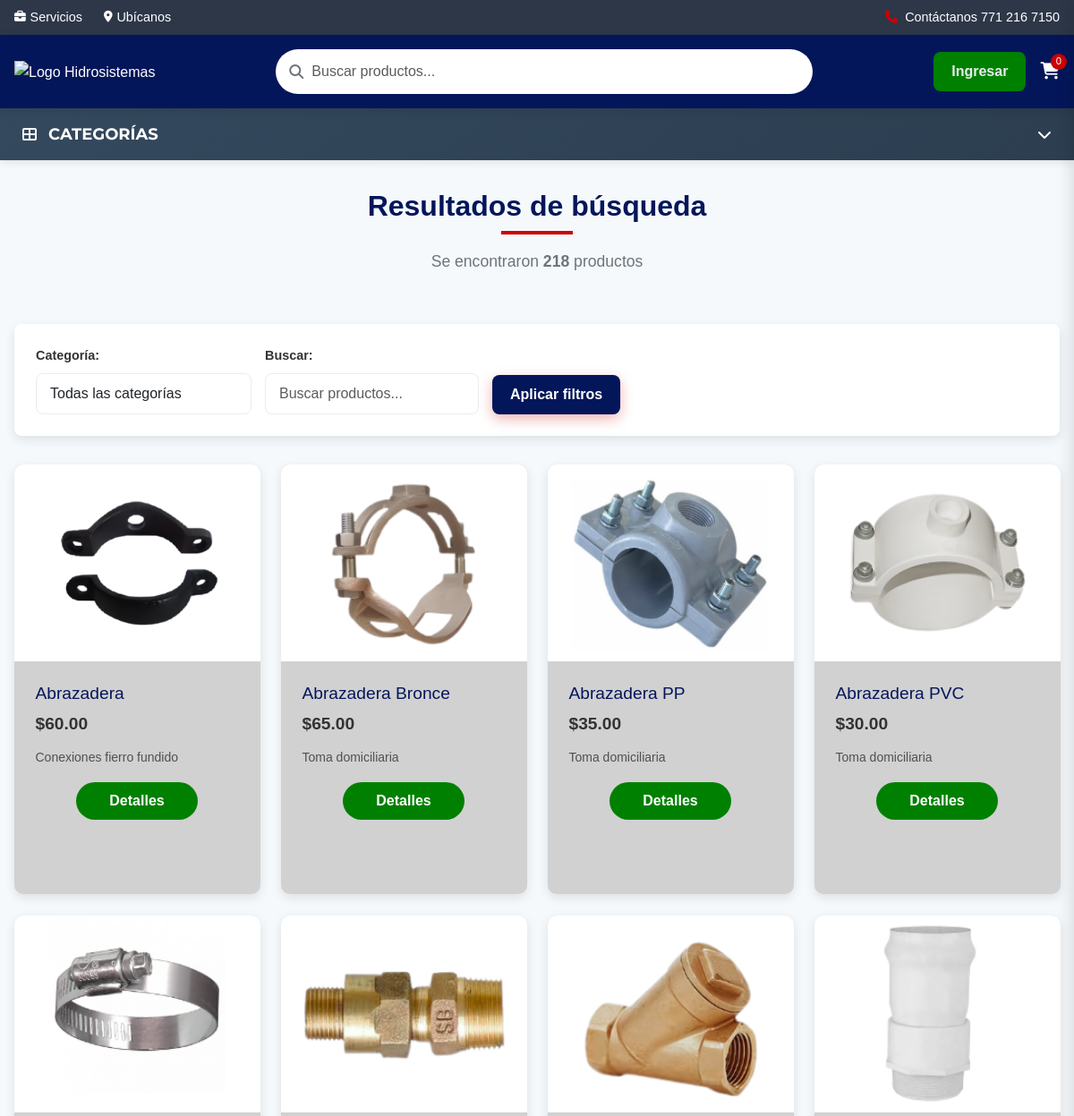
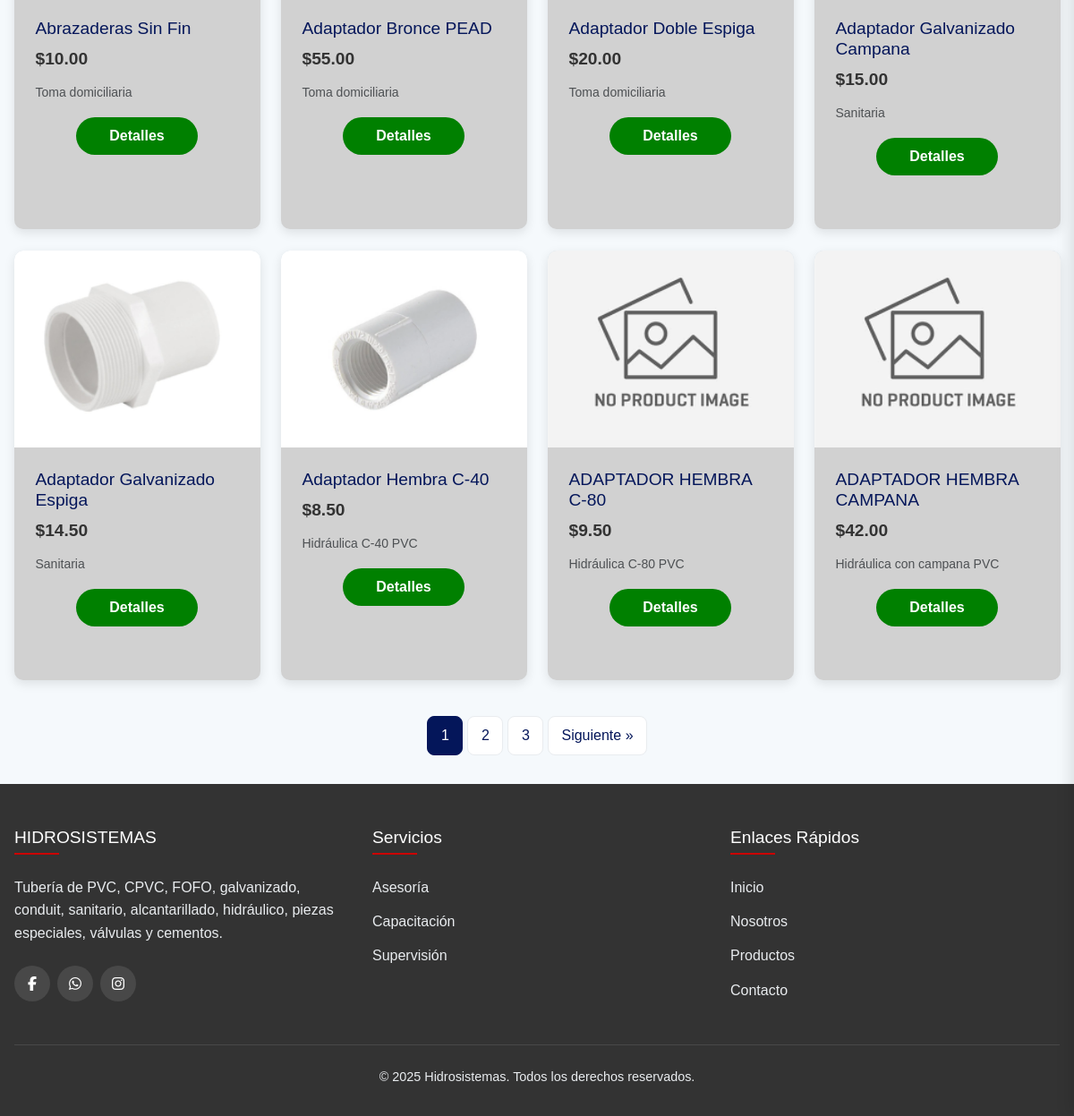
The page /busqueda.php on the database its author committed (2 pictures, top to bottom).
### tables this page shows
CREATE TABLE `productos` (
  `id` int(11) NOT NULL,
  `nombre` varchar(255) NOT NULL,
  `descripcion` text DEFAULT NULL,
  `tabla_med` text DEFAULT NULL,
  `especificaciones` text DEFAULT NULL,
  `precio` decimal(10,2) NOT NULL,
  `stock` int(11) DEFAULT 0,
  `imagen` varchar(255) DEFAULT NULL,
  `categoria_id` int(11) NOT NULL,
  `requiere_medidas` tinyint(1) DEFAULT 0,
  `activo` tinyint(1) DEFAULT 1,
  `created_at` timestamp NOT NULL DEFAULT current_timestamp(),
  `updated_at` timestamp NOT NULL DEFAULT current_timestamp() ON UPDATE current_timestamp(),
  `descuento` tinyint(3) DEFAULT NULL,
  `Recomendaciones_id` int(11) DEFAULT NULL
);

CREATE TABLE `categorias` (
  `id` int(11) NOT NULL,
  `nombre` varchar(255) NOT NULL,
  `slug` varchar(255) DEFAULT NULL,
  `descripcion` text DEFAULT NULL,
  `activo` tinyint(1) DEFAULT 1,
  `created_at` timestamp NOT NULL DEFAULT current_timestamp(),
  `color_fondo` varchar(7) DEFAULT '#FFFFFF',
  `texto_color` varchar(7) DEFAULT '#000000',
  `boton_primario` varchar(7) DEFAULT '#007bff',
  `boton_secundario` varchar(7) DEFAULT '#6c757d',
  `color_titulo` text DEFAULT NULL
);

### busqueda.php (the view, shortened to what this page needs)
<?php
$db = new Database();
$con = $db->conectar();
$busqueda = isset($_GET['q']) ? trim($_GET['q']) : '';
$categoria_filtro = isset($_GET['categoria']) ? (int)$_GET['categoria'] : 0;
$pagina = isset($_GET['pagina']) ? (int)$_GET['pagina'] : 1;
$productos_por_pagina = 12;
$offset = ($pagina > 0) ? ($pagina - 1) * $productos_por_pagina : 0;
$sql = "SELECT SQL_CALC_FOUND_ROWS p.id, p.nombre, p.precio, p.descuento, p.categoria_id, c.nombre AS categoria_nombre
        FROM productos p
        INNER JOIN categorias c ON p.categoria_id = c.id
        WHERE p.activo = 1";
$params = [];
$sql .= " ORDER BY p.nombre ASC LIMIT :limite OFFSET :offset";
$params[':limite'] = $productos_por_pagina;
$params[':offset'] = $offset;
$stmt = $con->prepare($sql);
foreach ($params as $key => $value) {
    if ($key === ':limite' || $key === ':offset') {
        $stmt->bindValue($key, $value, PDO::PARAM_INT);
    } else {
        $stmt->bindValue($key, $value, PDO::PARAM_STR);
    }
}
$stmt->execute();
$productos = $stmt->fetchAll(PDO::FETCH_ASSOC);
$totalStmt = $con->query("SELECT FOUND_ROWS() as total");
$total = (int)$totalStmt->fetch()['total'];
$total_paginas = ceil($total / $productos_por_pagina);
?>
<!DOCTYPE html>
<html lang="es">
<head>
    <link rel="stylesheet" href="https://cdnjs.cloudflare.com/ajax/libs/font-awesome/6.5.0/css/all.min.css">
    <link href="https://cdn.jsdelivr.net/npm/bootstrap@5.3.2/dist/css/bootstrap.min.css" rel="stylesheet">
    <link rel="stylesheet" href="styles.css">
</head>
<body>
    <?php include 'menu.php'; ?>
    <section class="search-page">
        <div class="container-products">
            <div class="page-header">
                <h2 class="section-title">Resultados de búsqueda</h2>
                <?php if ($total > 0): ?>
                    <div class="results-count">
                        Se encontraron <strong><?php echo $total; ?></strong> producto<?php echo $total !== 1 ? 's' : ''; ?>
                    </div>
                <?php endif; ?>
            </div>
            <div class="filters-bar">
                <form method="GET" class="filter-form">
                    <div class="filter-group">
                        <label for="categoria">Categoría:</label>
                        <select name="categoria" id="categoria" class="form-select">
                            <option value="">Todas las categorías</option>
                        </select>
                    </div>
                    <div class="filter-group">
                        <label for="busqueda">Buscar:</label>
                        <input type="text" name="q" id="busqueda" placeholder="Buscar productos..." value="<?php echo htmlspecialchars($busqueda); ?>" class="form-control">
                    </div>
                    <div class="filter-group">
                        <button type="submit" class="btn btn-primary">Aplicar filtros</button>
                    </div>
                </form>
            </div>
            <?php if (empty($productos)): ?>
                <div class="no-results">
                    <i class="fas fa-search fa-3x mb-3"></i>
                    <p>No se encontraron productos que coincidan con tu búsqueda.</p>
                    <div class="suggestions">
                        <p>Sugerencias:</p>
                        <ul>
                            <li>Revisa la ortografía de las palabras</li>
                            <li>Utiliza términos más generales</li>
                            <li>Prueba con otras categorías</li>
                        </ul>
                    </div>
                </div>
            <?php else: ?>
                <div class="product-grid">
                    <?php foreach ($productos as $row):
                        $precio = (float)$row['precio'];
                        $descuento = (float)$row['descuento'];
                        $precio_final = $descuento > 0 ? $precio - (($precio * $descuento) / 100) : $precio;
                        $id = $row['id'];
                        $categoria_id = $row['categoria_id'];
                        $imagen = "Imagenes/productos/{$categoria_id}/{$id}.PNG";
                        if (!file_exists($_SERVER['DOCUMENT_ROOT'] . '/' . $imagen)) {
                            $imagen = "Imagenes/default.png";
                        }
                        $token = hash_hmac('sha1', $id, KEY_TOKEN);
                    ?>
                    <div class="product-card">
                        <div class="product-img">
                            <img src="<?php echo $imagen; ?>" alt="<?php echo htmlspecialchars($row['nombre']); ?>">
                        </div>
                        <div class="product-content">
                            <div class="product-info">
                                <h3><?php echo htmlspecialchars($row['nombre']); ?></h3>
                                <p class="product-price-index">
                                    $<?php echo number_format($precio_final, 2); ?>
                                </p>
                                <small class="text-muted"><?php echo htmlspecialchars($row['categoria_nombre']); ?></small>
                            </div>
                            <div class="btn-action">
                                <a href="details.php?id=<?php echo $id; ?>&categoria_id=<?php echo $categoria_id; ?>&token=<?php echo $token; ?>" class="btn-det">Detalles</a>
                            </div>
                        </div>
                    </div>
                    <?php endforeach; ?>
                </div>
                <?php if ($total_paginas > 1): ?>
                    <nav class="pagination">
                        <?php for ($i = max(1, $pagina - 2); $i <= min($total_paginas, $pagina + 2); $i++): ?>
                            <a href="?<?php echo http_build_query(array_merge(['q' => $busqueda, 'categoria' => $categoria_filtro, 'pagina' => $i])); ?>"
                               class="<?php echo ($i == $pagina) ? 'active' : ''; ?>">
                                <?php echo $i; ?>
                            </a>
                        <?php endfor; ?>
                        <?php if ($pagina < $total_paginas): ?>
                            <a href="?<?php echo http_build_query(array_merge(['q' => $busqueda, 'categoria' => $categoria_filtro, 'pagina' => $pagina + 1])); ?>">
                                Siguiente &raquo;
                            </a>
                        <?php endif; ?>
                    </nav>
                <?php endif; ?>
            <?php endif; ?>
        </div>
    </section>
    <footer id="contacto">
        <div class="container">
            <div class="footer-grid">
                <div class="footer-col">
                    <h4>HIDROSISTEMAS</h4>
                    <p>Tubería de PVC, CPVC, FOFO, galvanizado, conduit, sanitario, alcantarillado, hidráulico, piezas especiales, válvulas y cementos.</p>
                    <div class="social-links">
                        <a href="https://www.facebook.com/HidrosistemasHGO/?fref=ts" target="_blank"><i class="fab fa-facebook-f"></i></a>
                        <a href="https://api.whatsapp.com/send/?phone=527712167150&text&type=phone_number&app_absent=0" target="_blank"><i class="fab fa-whatsapp"></i></a>
                        <a href="https://www.instagram.com/hidrosistemas_mx?igsh=MXZ6YmsydjgxZmN6NA==" target="_blank"><i class="fab fa-instagram"></i></a>
                    </div>
                </div>
                <div class="footer-col">
                    <h4>Servicios</h4>
                    <ul>
                        <li><a href="asesoria.html">Asesoría</a></li>
                        <li><a href="capacitacion.html">Capacitación</a></li>
                        <li><a href="supervision.html">Supervisión</a></li>
                    </ul>
                </div>
                <div class="footer-col">
                    <h4>Enlaces Rápidos</h4>
                    <ul>
                        <li><a href="index.html">Inicio</a></li>
                        <li><a href="Nosotros.html">Nosotros</a></li>
                        <li><a href="productos.html">Productos</a></li>
                        <li><a href="#contacto">Contacto</a></li>
                    </ul>
                </div>
            </div>
            <div class="copyright">
                <p>&copy; 2025 Hidrosistemas. Todos los derechos reservados.</p>
            </div>
        </div>
    </footer>
</body>
</html>

### menu.php (shortened to what this page needs)
<?php
$mostrar_menu_retractil = isset($mostrar_menu_retractil) ? $mostrar_menu_retractil : true;
?>
<div class="top-bar">
    <div class="container top-bar-container">
        <div class="top-links">
            <a href="#"><i class="fas fa-briefcase"></i> Servicios</a>
            <a href="#"><i class="fas fa-map-marker-alt"></i> Ubícanos</a>
        </div>
        <div class="help-link">
            <i class="fas fa-phone"></i>
            <span>Contáctanos 771 216 7150</span>
        </div>
    </div>
</div>
<header>
    <div class="container header-container">
        <div class="logo-container">
            <a href="index.php">
               <img src="Imagenes/logo-ajustado-2.png" alt="Logo Hidrosistemas" class="logo-hidrosistemas">
            </a>
        </div>
        <div class="search-bar">
            <form action="busqueda.php" method="GET" class="d-flex align-items-center">
                <i class="fas fa-search me-2"></i>
                <input
                    type="text"
                    name="q"
                    placeholder="Buscar productos..."
                    class="form-control border-0 bg-transparent"
                    value="<?php echo isset($_GET['q']) ? htmlspecialchars($_GET['q']) : ''; ?>"
                >
            </form>
        </div>
        <div class="header-icons">
            <?php if (isset($_SESSION['user_id'])): ?>
                <div class="dropdown">
                    <button class="btn btn-success dropdown-toggle" type="button" data-bs-toggle="dropdown">
                        <i class="fas fa-user me-2"></i><?php echo htmlspecialchars($_SESSION['user_name']); ?>
                    </button>
                    <ul class="dropdown-menu">
                        <li><a class="dropdown-item" href="compras.php"><i class="fas fa-shopping-bag me-2"></i>Mis compras</a></li>
                        <li><hr class="dropdown-divider"></li>
                        <li><a class="dropdown-item" href="logout.php"><i class="fas fa-sign-out-alt me-2"></i>Cerrar sesión</a></li>
                    </ul>
                </div>
            <?php else: ?>
                <a href="login.php" class="btn btn-outline-primary">Ingresar</a>
            <?php endif; ?>
            <a href="checkout.php" class="icon-wrapper">
                <i class="fas fa-shopping-cart"></i>
                <span id="num_cart" class="cart-count">0</span>
            </a>
        </div>
    </div>
</header>
<?php if ($mostrar_menu_retractil): ?>
<nav class="categories-nav-desktop">
    <button class="categories-toggle-desktop" id="categoriesToggleDesktop">
        <span><i class="fas fa-th-large me-2"></i> CATEGORÍAS</span>
        <i class="fas fa-chevron-down"></i>
    </button>
</nav>
<?php endif; ?>

### busqueda.php (style rules this page uses)
.search-page { background-color: var(--light); min-height: 70vh; padding: 2rem 0; }
.container-products { max-width: 1200px; margin: 0 auto; padding: 0 1rem; }
.page-header { margin-bottom: 2rem; }
.section-title { color: var(--primary); font-size: 2rem; margin-bottom: 1rem; text-align: center; }
.results-count { text-align: center; color: var(--gray); margin-bottom: 1.5rem; font-size: 1.1rem; }
.filters-bar { background: var(--white); padding: 1.5rem; border-radius: var(--border-radius); margin-bottom: 2rem; box-shadow: var(--shadow); }
.filter-form { display: flex; flex-wrap: wrap; gap: 15px; align-items: flex-end; }
.filter-group { display: flex; flex-direction: column; gap: 8px; }
.filter-group label { font-weight: 600; color: var(--dark); font-size: 0.9rem; }
.form-select, .form-control { padding: 10px 15px; border: 1px solid var(--light-gray); border-radius: var(--border-radius); font-size: 1rem; background: white; min-width: 200px; }
.btn { padding: 10px 20px; border: none; border-radius: var(--border-radius); font-weight: 600; cursor: pointer; transition: all 0.3s; font-size: 1rem; }
.btn-primary { background: var(--primary); color: white; }
.pagination { display: flex; justify-content: center; margin-top: 40px; gap: 5px; }
.pagination a, .pagination span { display: inline-flex; align-items: center; justify-content: center; padding: 8px 14px; text-decoration: none; border: 1px solid var(--light-gray); color: var(--primary); background: white; border-radius: var(--border-radius); transition: all 0.3s; min-width: 40px; }
.pagination .active { background: var(--primary); color: white; border-color: var(--primary); }

### rows shown on the page
productos: shows a picture, nombre "Abrazadera", precio "60.00", categoria.nombre "Conexiones fierro fundido"
productos: shows a picture, nombre "Abrazadera Bronce", precio "65.00", categoria.nombre "Toma domiciliaria"
productos: shows a picture, nombre "Abrazadera PP", precio "35.00", categoria.nombre "Toma domiciliaria"
productos: shows a picture, nombre "Abrazadera PVC", precio "30.00", categoria.nombre "Toma domiciliaria"
productos: shows a picture, nombre "Abrazaderas Sin Fin", precio "10.00", categoria.nombre "Toma domiciliaria"
productos: shows a picture, nombre "Adaptador Bronce PEAD", precio "55.00", categoria.nombre "Toma domiciliaria"
productos: shows a picture, nombre "Adaptador Doble Espiga", precio "20.00", categoria.nombre "Toma domiciliaria"
productos: shows a picture, nombre "Adaptador Galvanizado Campana", precio "15.00", categoria.nombre "Sanitaria"
productos: shows a picture, nombre "Adaptador Galvanizado Espiga", precio "14.50", categoria.nombre "Sanitaria"
productos: shows a picture, nombre "Adaptador Hembra C-40", precio "8.50", categoria.nombre "Hidráulica C-40 PVC"
productos: nombre "ADAPTADOR HEMBRA C-80", precio "9.50", categoria.nombre "Hidráulica C-80 PVC"
productos: nombre "ADAPTADOR HEMBRA CAMPANA", precio "42.00", categoria.nombre "Hidráulica con campana PVC"

### other values the page prints
$total "218"
